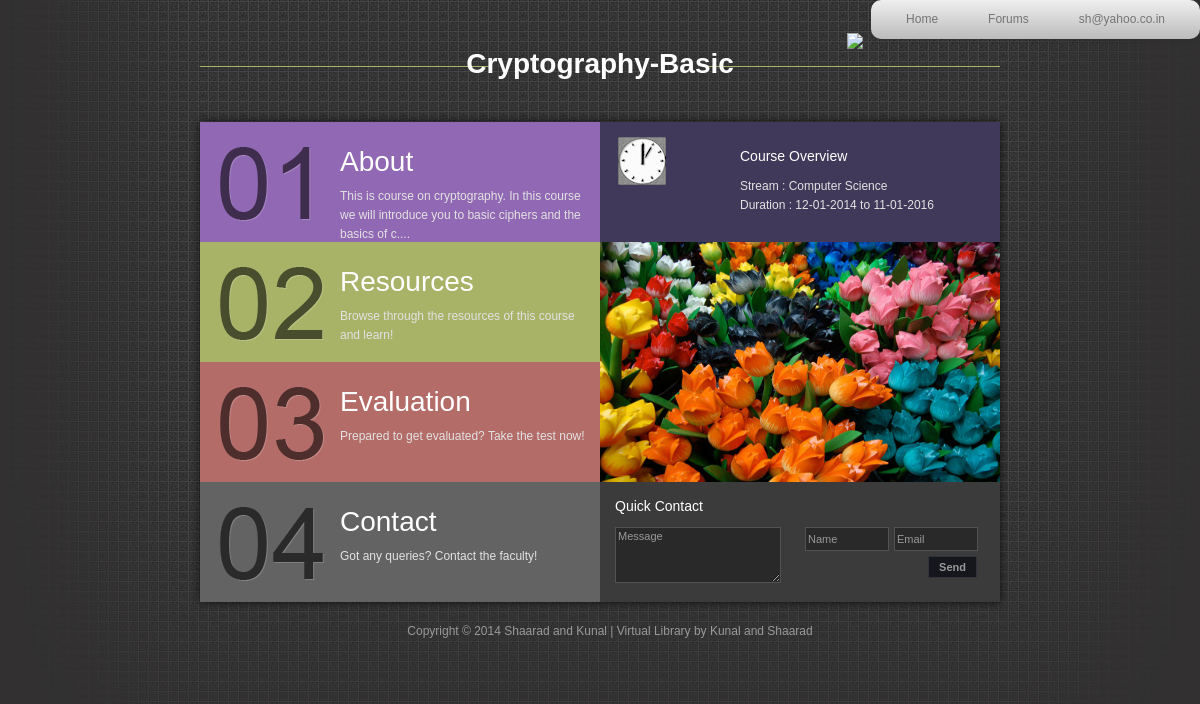
Screenshot of /course_details_stud.php?c_id=18 (signed in) with the database file from the repository.
### tables this page shows
CREATE TABLE IF NOT EXISTS `enroll_course` (
  `u_id` int(10) unsigned NOT NULL,
  `c_enroll_id` int(10) unsigned NOT NULL,
  `completion_stat` tinyint(1) NOT NULL DEFAULT '0',
  `a_stat` tinyint(1) NOT NULL DEFAULT '0',
  `marks` int(11) NOT NULL DEFAULT '-1',
  `rating` decimal(2,1) DEFAULT '0.0',
  PRIMARY KEY (`u_id`,`c_enroll_id`),
  KEY `c_id` (`c_enroll_id`),
  KEY `u_id` (`u_id`)
);

CREATE TABLE IF NOT EXISTS `course` (
  `c_id` int(11) unsigned NOT NULL AUTO_INCREMENT,
  `c_name` varchar(50) NOT NULL,
  `c_stream` varchar(20) NOT NULL,
  `inserted_on` timestamp NOT NULL DEFAULT CURRENT_TIMESTAMP,
  `start_date` date NOT NULL,
  `end_date` date NOT NULL,
  `u_id` int(11) unsigned NOT NULL,
  `approve_status` tinyint(1) unsigned NOT NULL DEFAULT '0',
  `course_image` varchar(75) NOT NULL DEFAULT 'images/gallery/09-l.jpg',
  `avg_rating` double NOT NULL,
  `description` text NOT NULL,
  PRIMARY KEY (`c_id`),
  KEY `u_id` (`u_id`)
);

### course_details_stud.php (the view, shortened to what this page needs)
<?php require_once('Connections/conn.php'); ?>
<?php
if (!function_exists("GetSQLValueString")) {
	  function GetSQLValueString($theValue, $theType, $theDefinedValue = "", $theNotDefinedValue = "")
	  {
		$theValue = function_exists("mysql_real_escape_string") ? mysql_real_escape_string($theValue) : mysql_escape_string($theValue);
		switch ($theType) {
		  case "long":
		  case "int":
			$theValue = ($theValue != "") ? intval($theValue) : "NULL";
			break;
		}
		return $theValue;
	  }
	  }
	  ?>
<?php
$colname_course_details = "-1";
if (isset($_GET['c_id'])) {
  $colname_course_details = $_GET['c_id'];
}
$value=GetSQLValueString($colname_course_details, "int");
$query_course_details = "SELECT a_stat,c_id,c_name,c_stream,inserted_on,course.u_id,approve_status,course_image,avg_rating,description,enroll_course.u_id as u_enroll_id,enroll_course.marks,enroll_course.rating,c_enroll_id,completion_stat,DATE_FORMAT(start_date,'%d-%m-%Y') AS date_start,DATE_FORMAT(end_date,'%d-%m-%Y') AS date_end FROM `course` LEFT OUTER JOIN `enroll_course` ON course.c_id=enroll_course.c_enroll_id AND enroll_course.u_id=".$_SESSION['MM_UserID']." WHERE c_id =".$value;
$course_details = mysql_query($query_course_details, $conn) or die(mysql_error());
$row_course_details = mysql_fetch_assoc($course_details);
?>
<!DOCTYPE html PUBLIC "-//W3C//DTD XHTML 1.0 Transitional//EN" "http://www.w3.org/TR/xhtml1/DTD/xhtml1-transitional.dtd">
<html xmlns="http://www.w3.org/1999/xhtml">
<head>
<link href="css/course_details_stud.css" type="text/css" rel="stylesheet" />
<link rel="stylesheet" href="css/slimbox2.css" type="text/css" media="screen" />
<link rel="stylesheet" href="css/course_list.css" type="text/css" media="screen" />
<link rel="stylesheet" type="text/css" media="screen" href="css/nav_bar.css" />
	<link rel="stylesheet" href="css/lightface.css" />
<link href="./css/rateit.css" rel="stylesheet" type="text/css">
</head>
<body>
<nav id="headerbar">
	<ul id="headerbar">
		<li id="headerbar"><a href="userhome.php">Home</a></li>
		<li id="headerbar"><a href="forum_new.php?mode=showmain">Forums</a></li>
		<li id="headerbar"><a href="#"><?php echo $_SESSION['MM_Username'];?></a>
		</li>
	</ul>
</nav>
<br/>
<div id="templatemo_header_wrapper">
	<div id="templatemo_header">
    	<div id="site_title"><?php echo $row_course_details['c_name']; ?></div>
        <a class="templatemo_header_bg" href=""><img src="images/header.png"/></a>
    </div>
</div>
<div id="templatemo_main_wrapper">
	<div id="templatemo_main">
		<div id="content">
            <div id="home" class="section">
                <div class="home_box left">
                	<div class="row1 box box1">
                    	<div class="box_with_padding">
                        	<h2><a href="#about">About</a></h2>
                         	<?php if (strlen($row_course_details['description'])>105) {
							echo substr($row_course_details['description'],0,105)."....";
							}else {
								echo $row_course_details['description'];
							}?>
						</div>
                    </div>
                    <div class="row1 box2">
                    	<div class="box_with_padding">
                        	<?php if(!empty($row_course_details['u_enroll_id'])&&$row_course_details['a_stat']==1){
								echo '<h2><a href="#resources">Resources</a></h2>';
							}else if(!empty($row_course_details['u_enroll_id'])&&$row_course_details['a_stat']==0){
								echo '<h2 style="cursor:pointer;"><a onclick="alert(\'You have enrolled for the course.But you are yet to be approved to access resources and evaluation!\'); return false;">Resources</a></h2>';
								}
							?>
                            Browse through the resources of this course and learn!
						</div>
                    </div>
                    <div class="row1 box3">
                    	<div class="box_with_padding">
                        	<?php if(!empty($row_course_details['u_enroll_id'])&&$row_course_details['a_stat']==1){
								echo '<h2><a href="#evaluation">Evaluation</a></h2>';
							}else if(!empty($row_course_details['u_enroll_id'])&&$row_course_details['a_stat']==0){
								echo '<h2 style="cursor:pointer;"><a onclick="alert(\'You have enrolled for the course.But you are yet to be approved to access resources and evaluation!\'); return false;">Resources</a></h2>';
								}
							?>
                             Prepared to get evaluated? Take the test now!
						</div>
                    </div>
                    <div class="row1 box4">
                    	<div class="box_with_padding">
                        	<h2><a href="#contact">Contact</a></h2>
                            Got any queries? Contact the faculty!
						</div>
                    </div>
                </div>
 				<div class="home_box right">
                	<div class="row1 box5">
                    	<div class="box_with_padding">
                        	<h5>Course Overview</h5>
                            Stream : <?php echo $row_course_details['c_stream']; ?><br />
                            Duration : <?php echo $row_course_details['date_start']." to ".$row_course_details['date_end'];?>
						</div>
                    </div>
                    <div class="row2" id="home_gallery">
                    	<img src="<?php echo $row_course_details['course_image'];?>" alt="image 1" width="400" height="240"/>
					</div>
                    <div class="row1 box6">
                        <div id="mini_contact_form">
                        	<h5>Quick Contact</h5>
                            <form method="post" name="contact" action="#">
                            	<div class="col_half left">
                               	  	<textarea id="text_small" name="text" rows="0" cols="0"
                                  		onfocus="clearText(this)" onblur="clearText(this)">Message</textarea>
                                </div>
                            	<div class="col_half right">
                                	<input name="author" type="text" class="input_field" id="author_small"
                                    	onfocus="clearText(this)" onblur="clearText(this)" value="Name" maxlength="40" />
                                    <input name="email" type="text" class="input_field" id="email_small"
                                    	onfocus="clearText(this)" onblur="clearText(this)" value="Email" maxlength="40" />
                                  	<input type="submit" class="submit_btn float_l" name="submit" id="submit_small" value="Send" />
                              	</div>
                            </form>
                        </div>
                    </div>
                </div>
            </div>
    </div>
</div>
<div id="templatemo_footer_wrapper">
	<div id="templatemo_footer">
    	<p>Copyright © 2014 <a href="#">Shaarad and Kunal</a> | <a rel="nofollow" href="index.php">Virtual Library</a> by <a href="https://www.facebook.com/kunal.shah.96780" target="_blank" rel="nofollow">Kunal and Shaarad</a></p>
    </div>
</div>
</div>
</body>
</html>

### css/course_details_stud.css (style rules this page uses)
body { margin: 0; padding: 0; color: #e2e2e2; font-size: 12px; line-height: 1.6em; font-family: "Lucida Sans Unicode", "Lucida Grande", sans-serif; background-color: #313030; background-image: url(../images/templatemo_body.jpg); background-position: center top; background-repeat: no-repeat }
a, a:link, a:visited { color: #FFFFFF; font-weight: normal; text-decoration: none }
ul, li { padding:0; margin:0; list-style:none; }
h1, h2, h3, h4, h5, h6 { color: #fff; font-weight: normal; }
h2 { font-size: 24px; margin: 0 0 25px; padding: 5px 0 }
h5 { font-size: 14px; margin: 0 0 10px; padding: 0; }
p { padding: 0; margin: 0 0 15px 0 }
p a, p a:link, p a:visited { color: #00CCFF; font-weight: normal; text-decoration: none }
img { margin: 0; padding: 0; border: none }
.left { float: left }
.right { float: right }
#templatemo_header_wrapper { width: 100%; background: url(../images/templatemo_header.png) center bottom no-repeat }
#templatemo_header { width: 800px; margin: 0 auto; padding: 35px 20px 40px; background: url(../images/templatemo-header-bg.png) no-repeat center; position:relative; }
.templatemo_header_bg { position:absolute; right:157px; top:14px; cursor:default; }
#templatemo_main_wrapper { width: 800px; height: 480px; margin: 0 auto; padding: 9px; background: url(../images/templatemo_content_bg.png) no-repeat }
#templatemo_main { width: 800px; height: 480px; overflow: hidden; }
#templatemo_footer_wrapper { width: 100%; background: url(../images/templatemo_footer.png) center top no-repeat }
#templatemo_footer { width: 780px; margin: 0 auto; padding: 20px 20px; color: #999999; text-align: center; }
#templatemo_footer a { color: #999999; }
#site_title { display: block; width: 300px; margin: 0 auto; text-align: center;font-size: 28px; color: #fff; font-weight: 700 }
#content { overflow:hidden; width: 7000px; position:relative; height: 480px; background: #3c3b3b; }
.section { position:relative; float:left; width: 800px; height: 480px; margin-right: 20px; background: #3c3b3b; }
.home_box { width: 400px; height: 480px; }
.row1 { width: 400px; height: 120px }
.row2 { width: 400px; height: 240px }
.box1 { background: #9168b3 url(../images/templatemo_01.png) scroll 20px 25px no-repeat }
.box2 { background: #a8b368 url(../images/templatemo_02.png) scroll 20px 25px no-repeat }
.box3 { background: #b36c68 url(../images/templatemo_03.png) scroll 20px 25px no-repeat }
.box4 { background: #636363 url(../images/templatemo_04.png) scroll 20px 25px no-repeat }
.box5 { background: #413959 url(../images/fancy_clock.png) scroll 18px 15px no-repeat }
.box6 { background: #3c3b3b }
.home_box .box_with_padding { padding: 25px 15px 15px 140px }
#content .home_box h2 { color: #fff; font-size: 28px; margin-bottom: 10px }
#home_gallery { position: relative; }
#mini_contact_form { padding: 15px; width: 370px }
#mini_contact_form .input_field { display: block; margin-left: 5px; float: left; width: 78px; padding: 2px; height: 18px; font-size: 11px; font-family: "Lucida Sans Unicode", "Lucida Grande", sans-serif; color: #999999; border: 1px solid #525252; background: #292929; margin-bottom: 5px; }
#mini_contact_form textarea { clear: both; width: 160px; height: 50px; padding: 2px; font-size: 11px; font-family: "Lucida Sans Unicode", "Lucida Grande", sans-serif; color: #999999; border: 1px solid #525252; background: #292929; margin-bottom: 10px; }
#mini_contact_form .submit_btn { display: block; float: right; font-size: 11px; font-weight: bold; background: #15171d; color: #999999; cursor: pointer; border: 1px solid #30333c; padding: 4px 10px; margin-right: 8px; }
#mini_contact_form .col_half { width: 185px }

### css/nav_bar.css (style rules this page uses)
nav#headerbar ul { float:right; background: #efefef; background: linear-gradient(top, #efefef 0%, #bbbbbb 100%); background: -moz-linear-gradient(top, #efefef 0%, #bbbbbb 100%); background: -webkit-linear-gradient(top, #efefef 0%,#bbbbbb 100%); box-shadow: 0px 0px 9px rgba(0,0,0,0.15); padding: 0 10px; border-radius: 10px; list-style: none; position: relative; display: inline-table; }
nav#headerbar ul:after { content: ""; clear: both; display: block; }
nav#headerbar ul li { float: left; }
nav#headerbar ul li a { display: block; padding: 10px 25px; color: #757575; text-decoration: none; }

### rows the page displays
enroll_course: c_enroll.c_name "Cryptography-Basic", c_enroll.description "This is course on cryptography. In this course we will introduce you to basic ciphers and the basics of c", c_enroll.c_stream "Computer Science", c_enroll.course_image (picture)

### other values shown
$_SESSION['MM_Username'] "sh@yahoo.co.in"
$row_course_details['date_start'] "12-01-2014"
$row_course_details['date_end'] "11-01-2016"
